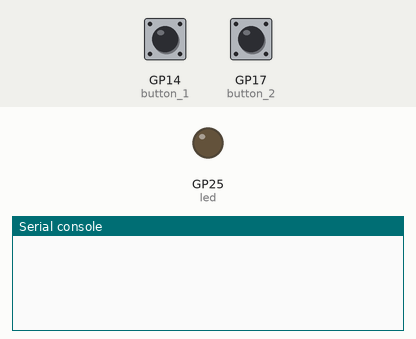
Bench run of a program on a simulated Raspberry Pi Pico running MicroPython. On the bench: output pins drawn as LEDs (lit = HIGH), the last lines printed to the serial console. Inputs (shaded band) come from the test bench; at power-on: GP14 (button_1) LOW, GP17 (button_2) LOW.

Above: at 5.0 s.
5.1 s: GP14 (button_1) pulled HIGH for 0.15 s
At 6.0 s:
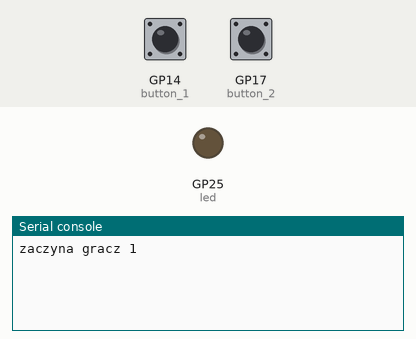
6.7 s: GP17 (button_2) pulled HIGH for 0.15 s
At 8.0 s:
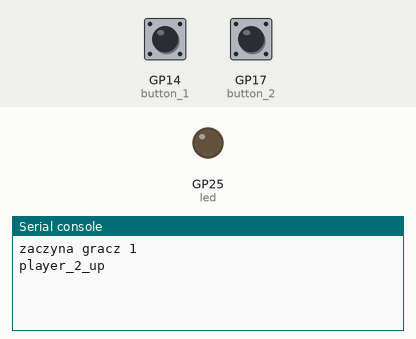
8.3 s: GP14 (button_1) pulled HIGH for 3.2 s
At 10.4 s:
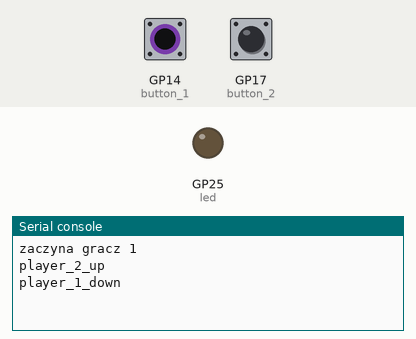
13.0 s: GP14 (button_1) driven HIGH and GP17 (button_2) driven HIGH
At 16.8 s:
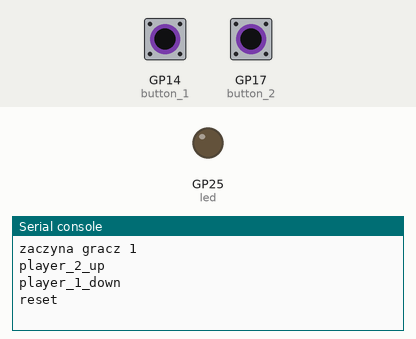

Measured:
- after the input at 5.1 s, the serial console: prints a new line at once (image 1)
- after the input at 6.7 s, the serial console: prints a new line after 0.15 s (image 2)
- after the input at 8.3 s, the serial console: prints a new line after 1.5 s (image 3)
- after the input at 13.0 s, the serial console: prints a new line after 3.0 s (image 4)

The program:

main.py
```python
from machine import Pin
import time

led = Pin(25,Pin.OUT)
button_1 = Pin(14, Pin.IN, Pin.PULL_DOWN)
button_2 = Pin(17, Pin.IN, Pin.PULL_DOWN)

#kto zaczyna
while True:
    if button_1.value():
        print("zaczyna gracz 1")
        break
    elif button_2.value():
        print("zaczyna gracz 2")
        break

time.sleep(1)

counter = 0

while True:

    #obsługa gracza 1
    if button_1.value():
        time.sleep(0.01)
        if button_1.value():
            while True:
                counter += 1
                if button_1.value() == 0 and counter <= 150:
                    print("player_1_up")
                    break

                if button_1.value() and button_2.value() == 0 and counter > 150:
                    print("player_1_down")
                    break

                if button_1.value() and button_2.value() and counter > 300:
                    print("reset")
                    break

                time.sleep(0.01)
        time.sleep(0.5)
        while button_1.value() or button_2.value():
            time.sleep(0.01)


        counter = 0

    #obsługa gracza 2
    if button_2.value():
        time.sleep(0.01)
        if button_2.value():
            while True:
                counter += 1
                if button_2.value() == 0 and counter <= 150:
                    print("player_2_up")
                    break

                if button_2.value() and button_1.value() == 0 and counter > 150:
                    print("player_2_down")
                    break

                if button_2.value() and button_1.value() and counter > 300:
                    print("reset")
                    break

                time.sleep(0.01)
            time.sleep(0.5)
            while button_1.value() or button_2.value():
                time.sleep(0.01)

        counter = 0


                
```
